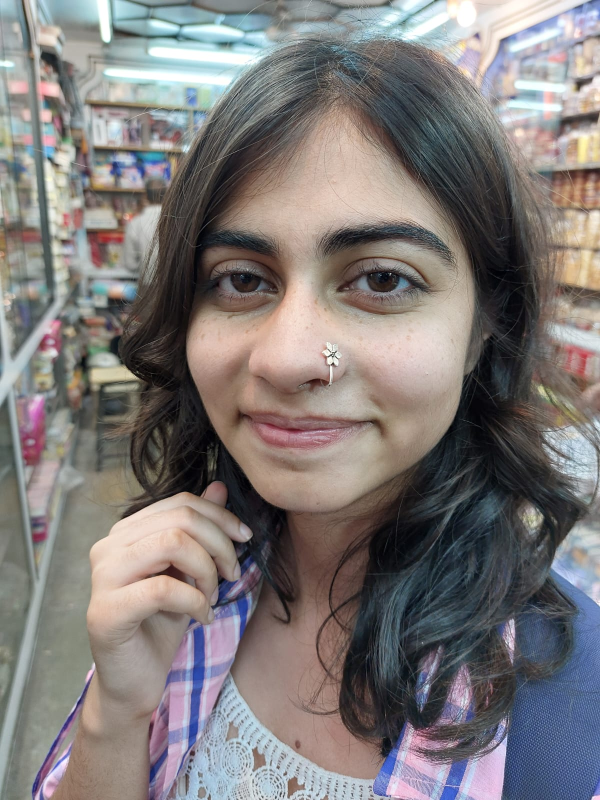
#> input picture pran_pic.jpeg, 1200 x 1600 px (shown at 1/2 size)
$ python load_model_image.py
#> lines starting #> are read from the running program, lines starting #| are printed output that depends on the picture
### face_recognition.py
import numpy as np
import cv2
import os


#Face detection is done
def faceDetection(test_img):
    gray_img=cv2.cvtColor(test_img,cv2.COLOR_BGR2GRAY)
    face_haar=cv2.CascadeClassifier(cv2.data.haarcascades+'haarcascade_frontalface_default.xml') #Give path to haar classifier as i have given
    faces=face_haar.detectMultiScale(gray_img,scaleFactor=1.2,minNeighbors=3)
    return faces,gray_img

#Labels for training data has been created

# [34 lines left out: functions labels_for_training_data, train_classifier, not called in this run]


#Drawing a Rectangle on the Face Function
def draw_rect(test_img,face):
    (x,y,w,h)=face
    cv2.rectangle(test_img,(x,y),(x+w,y+h),(0,255,0),thickness=3)

#Putting text on images
def put_text(test_img,text,x,y):
    cv2.putText(test_img,text,(x,y),cv2.FONT_HERSHEY_DUPLEX,3,(255,0,0),6)

### load_model_image.py
import numpy as np
import cv2
import os

import face_recognition as fr
print (fr)

test_img=cv2.imread(r'pran_pic.jpeg')      #Give path to the image which you want to test
#> test_img is the input picture: shape (1600, 1200, 3); mean B, G, R 120.7, 121.4, 126.5


faces_detected,gray_img=fr.faceDetection(test_img)
#> in faceDetection, `gray_img=cv2.cvtColor(test_img,cv2.COLOR_BGR2GRAY)`:
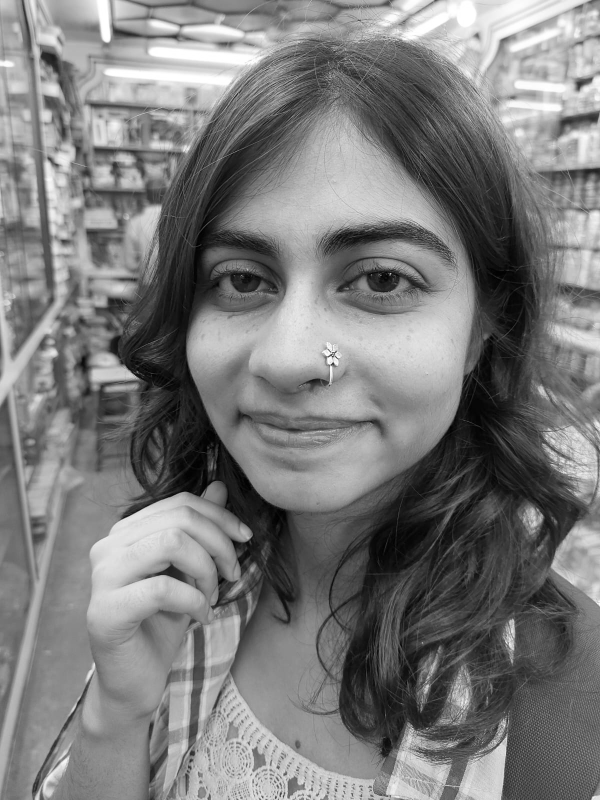
#> gray_img: shape (1600, 1200) (shown at 1/2 size); min 0, max 255, mean 122.9
#> in faceDetection, `faces=face_haar.detectMultiScale(gray_img,scaleFactor=1.2,minNeighbors..`: faces = [[63, 732, 50, 50], [1123, 862, 50, 50], [255, 282, 738, 738]]
#> faces_detected has the same summary as faces in faceDetection
print("face Detected: ",faces_detected)
#| face Detected:  [[  63  732   50   50]
#|  [1123  862   50   50]
#|  [ 255  282  738  738]]


face_recognizer=cv2.face.LBPHFaceRecognizer_create()
#> (the run stopped early here; a loop or call above may not have finished)
